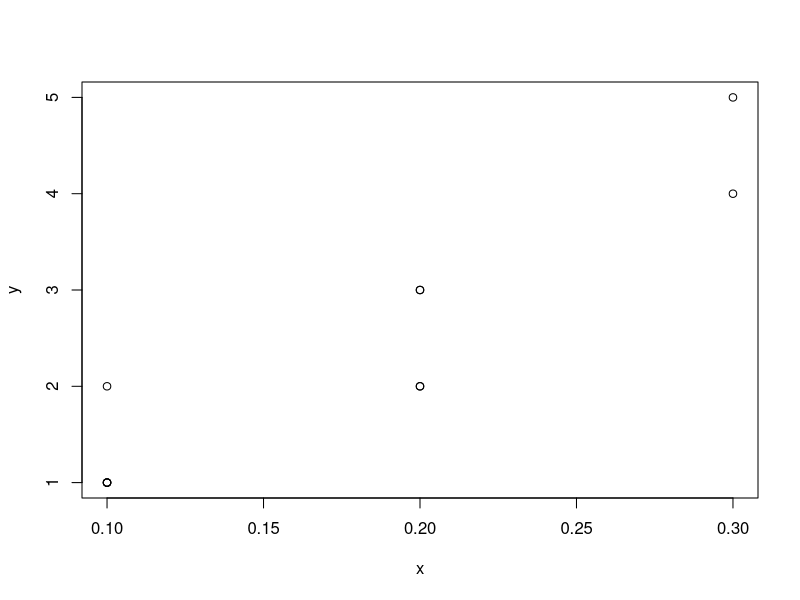
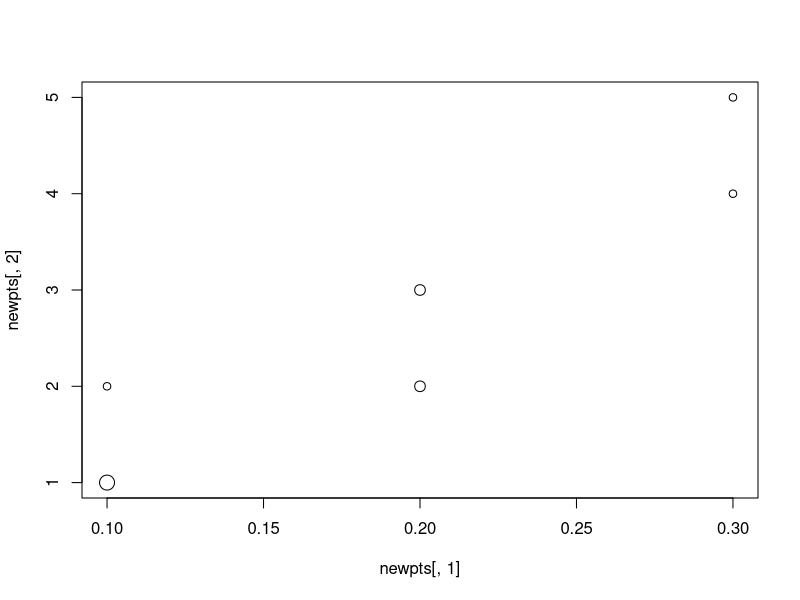
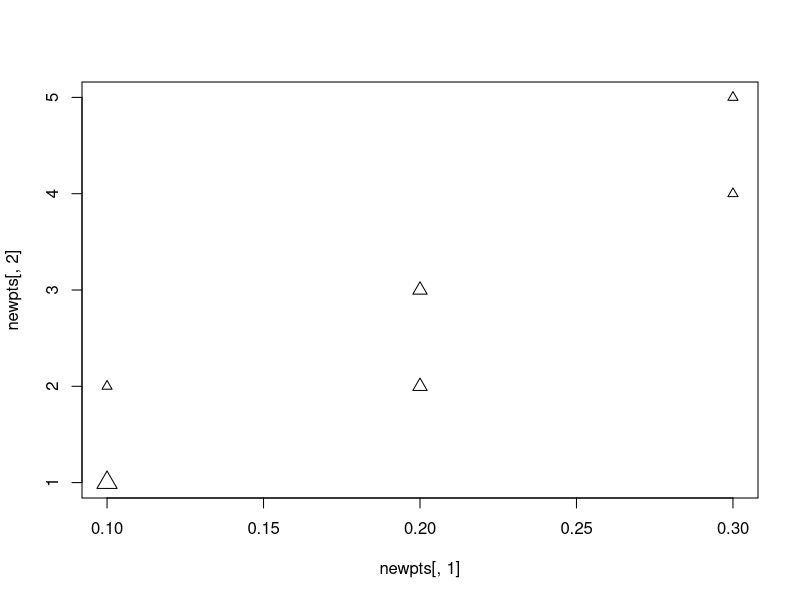

These charts were generated, in order, by the following R code:
library(plotrix)


### Name: sizeplot
### Title: Plot with repeated symbols by size
### Aliases: sizeplot
### Keywords: hplot

### ** Examples

 x <- c(0.1,0.1,0.1,0.1,0.1,0.2,0.2,0.2,0.2,0.3,0.3)
 y <- c( 1,  1,  1,  1,  2,  2,  2,  3,  3,  4,  5 )
 plot(x,y)
 sizeplot(x,y)
 sizeplot(x,y,pch=2)
